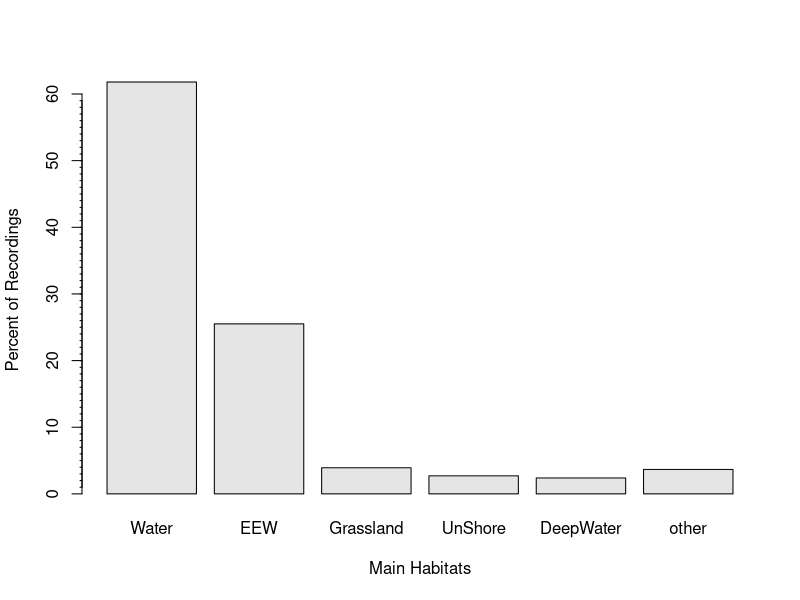

Reproduce this figure in R.
## ---- chunk 1

## ---- chunk 2
tbl <- c(0.618,0.2551,0.0392,0.0271,0.0239)
tbl <- c(tbl,1-sum(tbl))*100
names(tbl) <- c("Water","EEW","Grassland","UnShore","DeepWater","other")
barplot(tbl,xlab="Main Habitats",ylab="Percent of Recordings",col="gray90")
axis(2,1:59,NA,tcl=-0.1)
